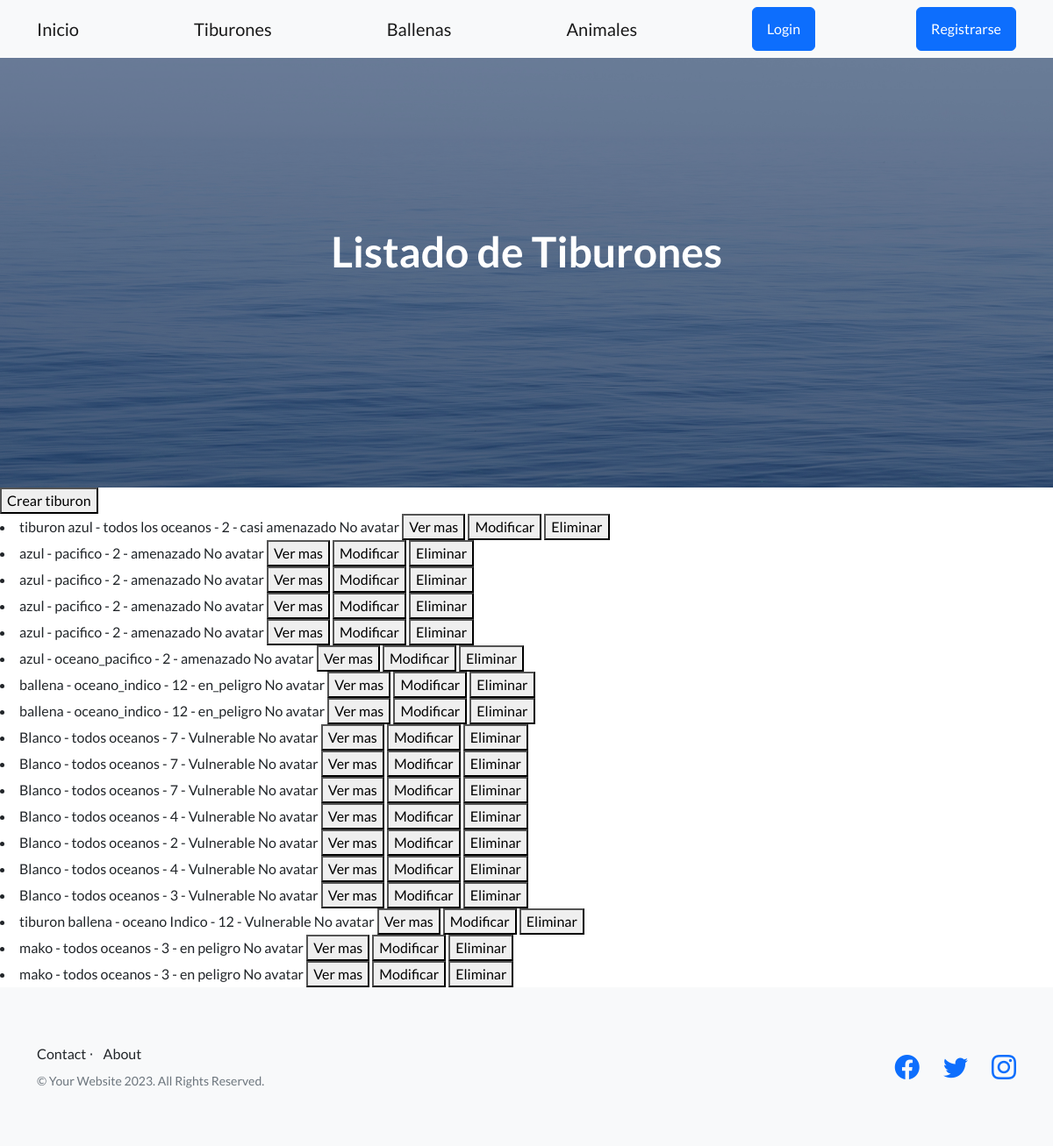
/tiburones/, run on an earlier commit of the app's database.
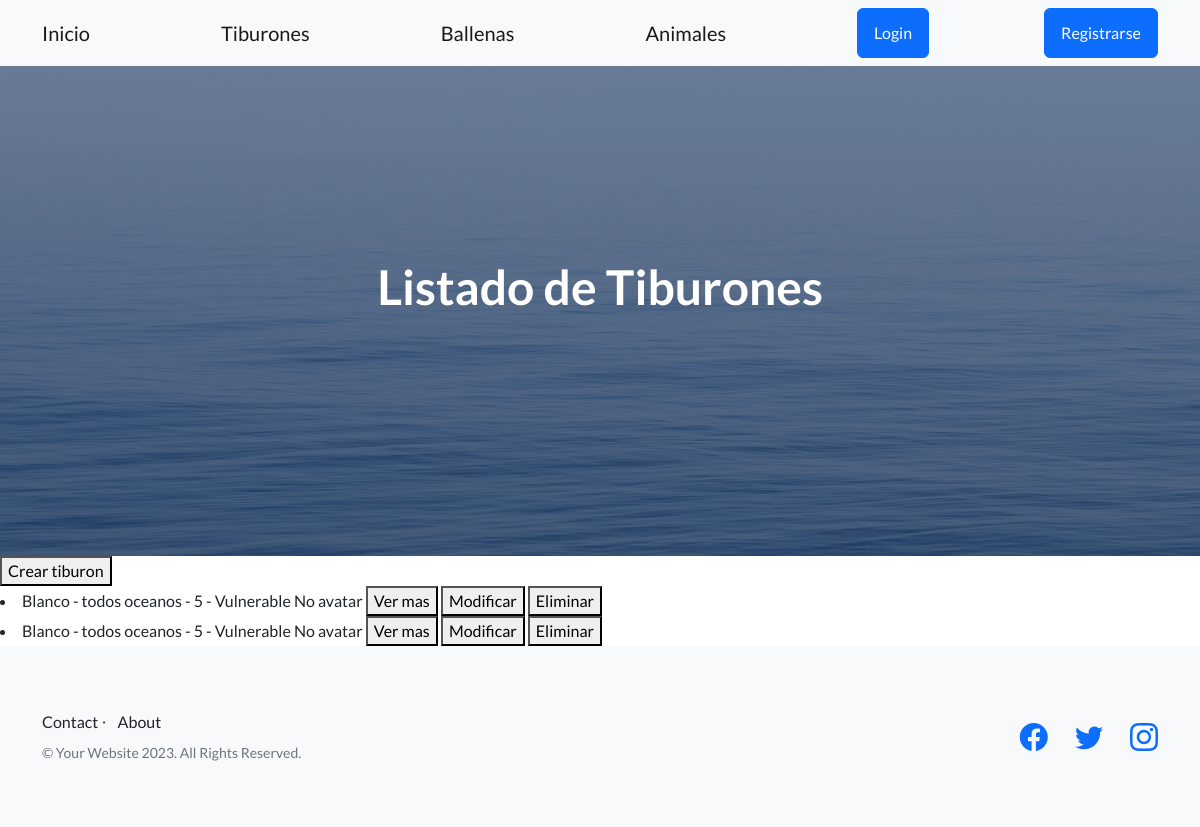
And on a later commit of the database.
### inicio/models.py (models this page shows, shortened)
class Tiburon(models.Model):
    tipo = models.CharField(max_length=30)
    habitat = models.CharField(max_length=30)
    tomaño = models.IntegerField()
    status = models.CharField(max_length=10)
    descripcion = models.TextField(null=True)
    avatar = models.ImageField(upload_to='inicio/static/assets', null=True, blank=True)  # Agregar el campo avatar

### inicio/views.py (the view)
# urls.py: path('tiburones/', views.ListarTiburones.as_view() , name='listar_tiburones'),
class ListarTiburones(ListView):
    model = Tiburon
    template_name = "inicio/CBV/listar_tiburones_CBV.html"
    context_object_name = 'tiburones'

### inicio/templates/inicio/CBV/listar_tiburones_CBV.html (shortened to what this page needs)
{% extends 'base.html' %}
{% block h1_header %}
Listado de Tiburones
{% endblock h1_header %}
{% block contenido %}
<button>
    <a class="navbar-brand" href= {% url 'crear_tiburon' %}>Crear tiburon </a>
</button>
{% if tiburones %}
{% for tiburon in tiburones  %}
<li>
    {{ tiburon.tipo }} - {{ tiburon.habitat }} - {{ tiburon.tomaño}} - {{ tiburon.status }}
    {% if tiburon.avatar %}
    <img src="{{ tiburon.avatar.url }}" alt="{{ tiburon.tipo }}" height="40px">
    {% else %}
    No avatar
    {% endif %}
    <button>
        <a class="navbar-brand" href="{% url 'mostrar_tiburon' tiburon.id %}">Ver mas</a>
    </button>
    <button>
        <a class="navbar-brand" href="{% url 'modificar_tiburon' tiburon.id %}">Modificar</a>
    </button>
    <button>
        <a class="navbar-brand" href="{% url 'eliminar_tiburon' tiburon.id %}">Eliminar</a>
    </button>
</li>
{% endfor %}
{% endif %}
{% endblock contenido %}

### templates/base.html (shortened to what this page needs)
<!DOCTYPE html>
<html lang="en">
    {% load static %}
    <head>
        <link href="https://cdn.jsdelivr.net/npm/bootstrap-icons@1.5.0/font/bootstrap-icons.css" rel="stylesheet" type="text/css" />
        <link href={% static 'css/styles.css' %} rel="stylesheet" />
    </head>
    <body>
        <nav class="navbar navbar-light bg-light static-top">
            <div class="container">
                <a class="navbar-brand" href={% url 'inicio' %}>Inicio</a>
                <a class="navbar-brand" href= {% url 'listar_tiburones' %}>Tiburones </a>
                <a class="navbar-brand" href={% url 'listar_ballenas' %}>Ballenas</a>
                <a class="navbar-brand" href={% url 'listar_animales' %}>Animales</a>
                {% if request.user.is_authenticated %}
                {% if request.user.infoextra.avatar.url %}
                <img src={{request.user.infoextra.avatar.url}} alt="" height='40px'>
                {% endif %}
                <a class="navbar-brand" href={% url 'usuario:editar_perfil' %}>{{request.user.username}}</a>
                <a class="btn btn-secondary" href={% url 'usuario:logout' %}>Logout</a>
                {% else %}
                <a class="btn btn-primary" href={% url 'usuario:login' %}>Login</a>
                <a class="btn btn-primary" href={% url 'usuario:registrarse' %}>Registrarse</a>
                {% endif %}
            </div>
        </nav>
        {% block header %}
        <header class="masthead">
            <div class="container position-relative">
                <div class="row justify-content-center">
                    <div class="col-xl-6">
                        <div class="text-center text-white">
                            <h1 class="mb-5">
                                {% block h1_header %}{% endblock h1_header %}
                            </h1>
                        </div>
                    </div>
                </div>
            </div>
        </header>
        {% endblock header %}
        {% block contenido %}{% endblock contenido %}
        <footer class="footer bg-light">
            <div class="container">
                <div class="row">
                    <div class="col-lg-6 h-100 text-center text-lg-start my-auto">
                        <ul class="list-inline mb-2">
                            <a class="navbar-brand" href="{% url 'contact' %}">Contact</a>
                            <li class="list-inline-item">⋅</li>
                            <a class="navbar-brand" href="{% url 'about' %}">About</a>
                        </ul>
                        <p class="text-muted small mb-4 mb-lg-0">&copy; Your Website 2023. All Rights Reserved.</p>
                    </div>
                    <div class="col-lg-6 h-100 text-center text-lg-end my-auto">
                        <ul class="list-inline mb-0">
                            <li class="list-inline-item me-4">
                                <a href="https://www.facebook.com" target="_blank"><i class="bi-facebook fs-3"></i></a>
                            </li>
                            <li class="list-inline-item me-4">
                                <a href="https://www.twitter.com" target="_blank"><i class="bi-twitter fs-3"></i></a>
                            </li>
                            <li class="list-inline-item">
                                <a href="https://www.instagram.com" target="_blank"><i class="bi-instagram fs-3"></i></a>
                            </li>
                        </ul>
                    </div>
                </div>
            </div>
        </footer>
    </body>
</html>

What changed in the data, as far as the page shows it:
removed Tiburon: tipo "azul", habitat "pacifico", tomaño "2", status "amenazado", shows "No avatar"
removed Tiburon: tipo "azul", habitat "pacifico", tomaño "2", status "amenazado", shows "No avatar"
removed Tiburon: tipo "azul", habitat "pacifico", tomaño "2", status "amenazado", shows "No avatar"
removed Tiburon: tipo "azul", habitat "pacifico", tomaño "2", status "amenazado", shows "No avatar"
removed Tiburon: tipo "azul", habitat "oceano_pacifico", tomaño "2", status "amenazado", shows "No avatar"
removed Tiburon: tipo "ballena", habitat "oceano_indico", tomaño "12", status "en_peligro", shows "No avatar"
removed Tiburon: tipo "ballena", habitat "oceano_indico", tomaño "12", status "en_peligro", shows "No avatar"
removed Tiburon: tipo "Blanco", habitat "todos oceanos", tomaño "7", status "Vulnerable", shows "No avatar"
removed Tiburon: tipo "Blanco", habitat "todos oceanos", tomaño "7", status "Vulnerable", shows "No avatar"
removed Tiburon: tipo "Blanco", habitat "todos oceanos", tomaño "7", status "Vulnerable", shows "No avatar"
removed Tiburon: tipo "Blanco", habitat "todos oceanos", tomaño "4", status "Vulnerable", shows "No avatar"
removed Tiburon: tipo "Blanco", habitat "todos oceanos", tomaño "2", status "Vulnerable", shows "No avatar"
removed Tiburon: tipo "Blanco", habitat "todos oceanos", tomaño "4", status "Vulnerable", shows "No avatar"
removed Tiburon: tipo "Blanco", habitat "todos oceanos", tomaño "3", status "Vulnerable", shows "No avatar"
removed Tiburon: tipo "tiburon ballena", habitat "oceano Indico", tomaño "12", status "Vulnerable", shows "No avatar"
removed Tiburon: tipo "mako", habitat "todos oceanos", tomaño "3", status "en peligro", shows "No avatar"
removed Tiburon: tipo "mako", habitat "todos oceanos", tomaño "3", status "en peligro", shows "No avatar"
changed Tiburon (number 1 of 2 on the later page): tipo "tiburon azul" → "Blanco"; habitat "todos los oceanos" → "todos oceanos"; tomaño "2" → "5"; status "casi amenazado" → "Vulnerable"
added Tiburon: tipo "Blanco", habitat "todos oceanos", tomaño "5", status "Vulnerable", shows "No avatar"
